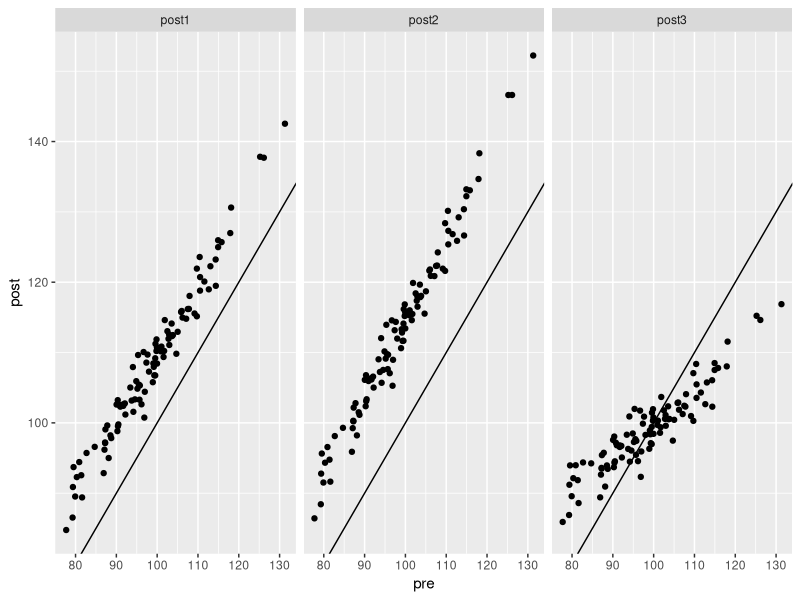

The R source for this figure:
## ---- chunk 1
knitr::opts_chunk$set(echo = TRUE, warning=FALSE, message=FALSE, 
                      results='show', cache=TRUE, autodep=TRUE)
## ---- chunk 2
library(tidyverse)
d <- tibble(study = 1:100)
## ---- chunk 3
d$pre <- rnorm(100, 100, 10)
## ---- chunk 4
noise <- rnorm(100, 0, 2)
d$post1 <- d$pre + 10 + noise
d$post2 <- 1.15 * d$pre + noise
d$post3 <- 0.5 * d$pre + 50 + noise
## ---- chunk 5
d %>%
  gather(post_type, post, post1:post3) %>%
  ggplot() + 
  geom_point(aes(x = pre, y = post)) +
  geom_abline(intercept = 0, slope = 1) +
  facet_wrap(~post_type)
